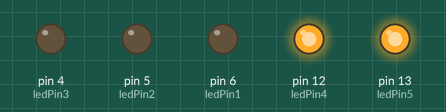
The sketch below on a simulated Arduino Uno, built with avr-gcc and run on an emulated ATmega328P. Shown: output pins drawn as LEDs (lit = HIGH).

Above: at 1.0 s.
At 3.0 s:
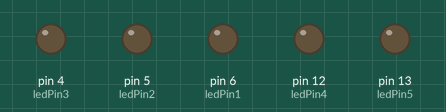
Timing chart, 0 to 5.2 s (numbered marks = the images above):
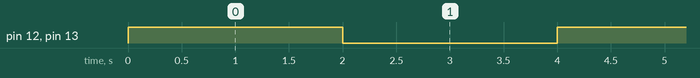

The sketch:

BlinkCode.ino
```cpp
int ledPin1 = 6;
int ledPin2 = 5;
int ledPin3 = 4;
int ledPin4 = 12;
int ledPin5 = 13;

void setup() {
  Serial.begin(9600);

  // put your setup code here, to run once:
  pinMode(ledPin1, OUTPUT);
  pinMode(ledPin2, OUTPUT);
  pinMode(ledPin3, OUTPUT);
  pinMode(ledPin4, OUTPUT);
  pinMode(ledPin5, OUTPUT);

}

void loop() {
  // put your main code here, to run repeatedly:
  digitalWrite(ledPin5, HIGH);
  digitalWrite(ledPin4, HIGH);
  delay(2000);
  digitalWrite(ledPin5, LOW);
  digitalWrite(ledPin4, LOW);
  delay(2000);
}
```

Measured:
- by itself, pin 12 (ledPin4), pin 13 (ledPin5): alternates HIGH for 2.0 s and LOW for 2.0 s
